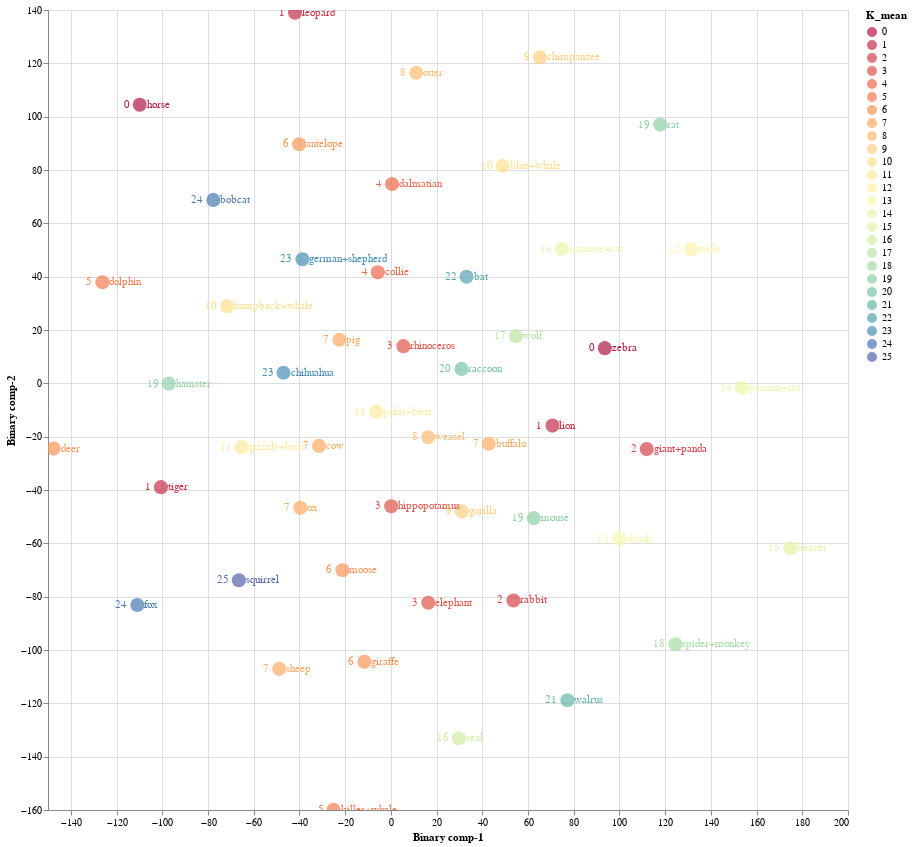

Notebook source saved alongside this figure:
### Code cell
source = tsne_binary_df1

points = alt.Chart(source).mark_circle(size=200).encode(
    x='Binary comp-1:Q',
    y='Binary comp-2:Q',
    color=alt.Color('K_mean:N', scale=alt.Scale(scheme='Spectral'))
    ).properties(
    width=800,
    height=800
)

text1 = points.mark_text(
    align='left',
    baseline='middle',
    dx=7
).encode(
    text='class:N'
)

text2 = points.mark_text(
    align='right',
    baseline='middle',
    dx=-10
).encode(
    text='K_mean:N'
)

points.interactive() + text1 + text2

### Figure 1 — Vega-Lite specification as saved in the notebook (floating-point values rounded to 4 significant figures)
{"config": {"view": {"continuousWidth": 400, "continuousHeight": 300}}, "layer": [{"mark": {"type": "circle", "size": 200}, "encoding": {"color": {"field": "K_mean", "scale": {"scheme": "Spectral"}, "type": "nominal"}, "x": {"field": "Binary comp-1", "type": "quantitative"}, "y": {"field": "Binary comp-2", "type": "quantitative"}}, "height": 800, "selection": {"selector001": {"type": "interval", "bind": "scales", "encodings": ["x", "y"]}}, "width": 800}, {"mark": {"type": "text", "align": "left", "baseline": "middle", "dx": 7}, "encoding": {"color": {"field": "K_mean", "scale": {"scheme": "Spectral"}, "type": "nominal"}, "text": {"field": "class", "type": "nominal"}, "x": {"field": "Binary comp-1", "type": "quantitative"}, "y": {"field": "Binary comp-2", "type": "quantitative"}}, "height": 800, "width": 800}, {"mark": {"type": "text", "align": "right", "baseline": "middle", "dx": -10}, "encoding": {"color": {"field": "K_mean", "scale": {"scheme": "Spectral"}, "type": "nominal"}, "text": {"field": "K_mean", "type": "nominal"}, "x": {"field": "Binary comp-1", "type": "quantitative"}, "y": {"field": "Binary comp-2", "type": "quantitative"}}, "height": 800, "width": 800}], "data": {"name": "data-3dc410353c3caf1c302213d326fa630c"}, "$schema": "https://vega.github.io/schema/vega-lite/v4.17.0.json", "datasets": {"data-3dc410353c3caf1c302213d326fa630c": [{"Binary comp-1": -40.14, "Binary comp-2": 89.67, "class": "antelope", "K_mean": 6}, {"Binary comp-1": -65.28, "Binary comp-2": -23.9, "class": "grizzly+bear", "K_mean": 11}, {"Binary comp-1": -25.07, "Binary comp-2": -159.9, "class": "killer+whale", "K_mean": 5}, {"Binary comp-1": 174.8, "Binary comp-2": -61.89, "class": "beaver", "K_mean": 15}, {"Binary comp-1": 0.5282, "Binary comp-2": 74.75, "class": "dalmatian", "K_mean": 4}, {"Binary comp-1": 153.6, "Binary comp-2": -1.643, "class": "persian+cat", "K_mean": 14}, {"Binary comp-1": -109.9, "Binary comp-2": 104.5, "class": "horse", "K_mean": 0}, {"Binary comp-1": -38.66, "Binary comp-2": 46.54, "class": "german+shepherd", "K_mean": 23}, {"Binary comp-1": 48.95, "Binary comp-2": 81.61, "class": "blue+whale", "K_mean": 10}, {"Binary comp-1": 74.83, "Binary comp-2": 50.39, "class": "siamese+cat", "K_mean": 14}, {"Binary comp-1": 99.87, "Binary comp-2": -58.27, "class": "skunk", "K_mean": 13}, {"Binary comp-1": 131.4, "Binary comp-2": 50.31, "class": "mole", "K_mean": 12}, {"Binary comp-1": -100.6, "Binary comp-2": -38.93, "class": "tiger", "K_mean": 1}, {"Binary comp-1": 0.1595, "Binary comp-2": -46.13, "class": "hippopotamus", "K_mean": 3}, {"Binary comp-1": -41.93, "Binary comp-2": 139.0, "class": "leopard", "K_mean": 1}, {"Binary comp-1": -21.17, "Binary comp-2": -70.1, "class": "moose", "K_mean": 6}, {"Binary comp-1": 124.5, "Binary comp-2": -97.85, "class": "spider+monkey", "K_mean": 18}, {"Binary comp-1": -71.59, "Binary comp-2": 28.93, "class": "humpback+whale", "K_mean": 10}, {"Binary comp-1": 16.37, "Binary comp-2": -82.3, "class": "elephant", "K_mean": 3}, {"Binary comp-1": 31.05, "Binary comp-2": -48.03, "class": "gorilla", "K_mean": 9}, {"Binary comp-1": -39.62, "Binary comp-2": -46.69, "class": "ox", "K_mean": 7}, {"Binary comp-1": -110.9, "Binary comp-2": -83.14, "class": "fox", "K_mean": 24}, {"Binary comp-1": -48.87, "Binary comp-2": -107.1, "class": "sheep", "K_mean": 7}, {"Binary comp-1": 29.75, "Binary comp-2": -133.1, "class": "seal", "K_mean": 16}, {"Binary comp-1": 65.23, "Binary comp-2": 122.2, "class": "chimpanzee", "K_mean": 9}, {"Binary comp-1": -97.15, "Binary comp-2": -0.1124, "class": "hamster", "K_mean": 19}, {"Binary comp-1": -66.48, "Binary comp-2": -73.83, "class": "squirrel", "K_mean": 25}, {"Binary comp-1": 5.484, "Binary comp-2": 13.95, "class": "rhinoceros", "K_mean": 3}, {"Binary comp-1": 53.65, "Binary comp-2": -81.42, "class": "rabbit", "K_mean": 2}, {"Binary comp-1": 33.12, "Binary comp-2": 39.96, "class": "bat", "K_mean": 22}, {"Binary comp-1": -11.57, "Binary comp-2": -104.5, "class": "giraffe", "K_mean": 6}, {"Binary comp-1": 54.76, "Binary comp-2": 17.68, "class": "wolf", "K_mean": 17}, {"Binary comp-1": -46.96, "Binary comp-2": 3.959, "class": "chihuahua", "K_mean": 23}, {"Binary comp-1": 117.8, "Binary comp-2": 97.02, "class": "rat", "K_mean": 19}, {"Binary comp-1": 16.35, "Binary comp-2": -20.21, "class": "weasel", "K_mean": 8}, {"Binary comp-1": 11.13, "Binary comp-2": 116.5, "class": "otter", "K_mean": 8}, {"Binary comp-1": 42.85, "Binary comp-2": -22.66, "class": "buffalo", "K_mean": 7}, {"Binary comp-1": 93.59, "Binary comp-2": 13.2, "class": "zebra", "K_mean": 0}, {"Binary comp-1": 111.9, "Binary comp-2": -24.65, "class": "giant+panda", "K_mean": 2}, {"Binary comp-1": -147.5, "Binary comp-2": -24.48, "class": "deer", "K_mean": 6}, {"Binary comp-1": -77.67, "Binary comp-2": 68.79, "class": "bobcat", "K_mean": 24}, {"Binary comp-1": -22.52, "Binary comp-2": 16.33, "class": "pig", "K_mean": 7}, {"Binary comp-1": 70.7, "Binary comp-2": -15.85, "class": "lion", "K_mean": 1}, {"Binary comp-1": 62.51, "Binary comp-2": -50.55, "class": "mouse", "K_mean": 19}, {"Binary comp-1": -6.345, "Binary comp-2": -10.62, "class": "polar+bear", "K_mean": 11}, {"Binary comp-1": -5.71, "Binary comp-2": 41.62, "class": "collie", "K_mean": 4}, {"Binary comp-1": 77.25, "Binary comp-2": -118.8, "class": "walrus", "K_mean": 21}, {"Binary comp-1": 30.88, "Binary comp-2": 5.418, "class": "raccoon", "K_mean": 20}, {"Binary comp-1": -31.45, "Binary comp-2": -23.48, "class": "cow", "K_mean": 7}, {"Binary comp-1": -126.2, "Binary comp-2": 37.9, "class": "dolphin", "K_mean": 5}]}}
